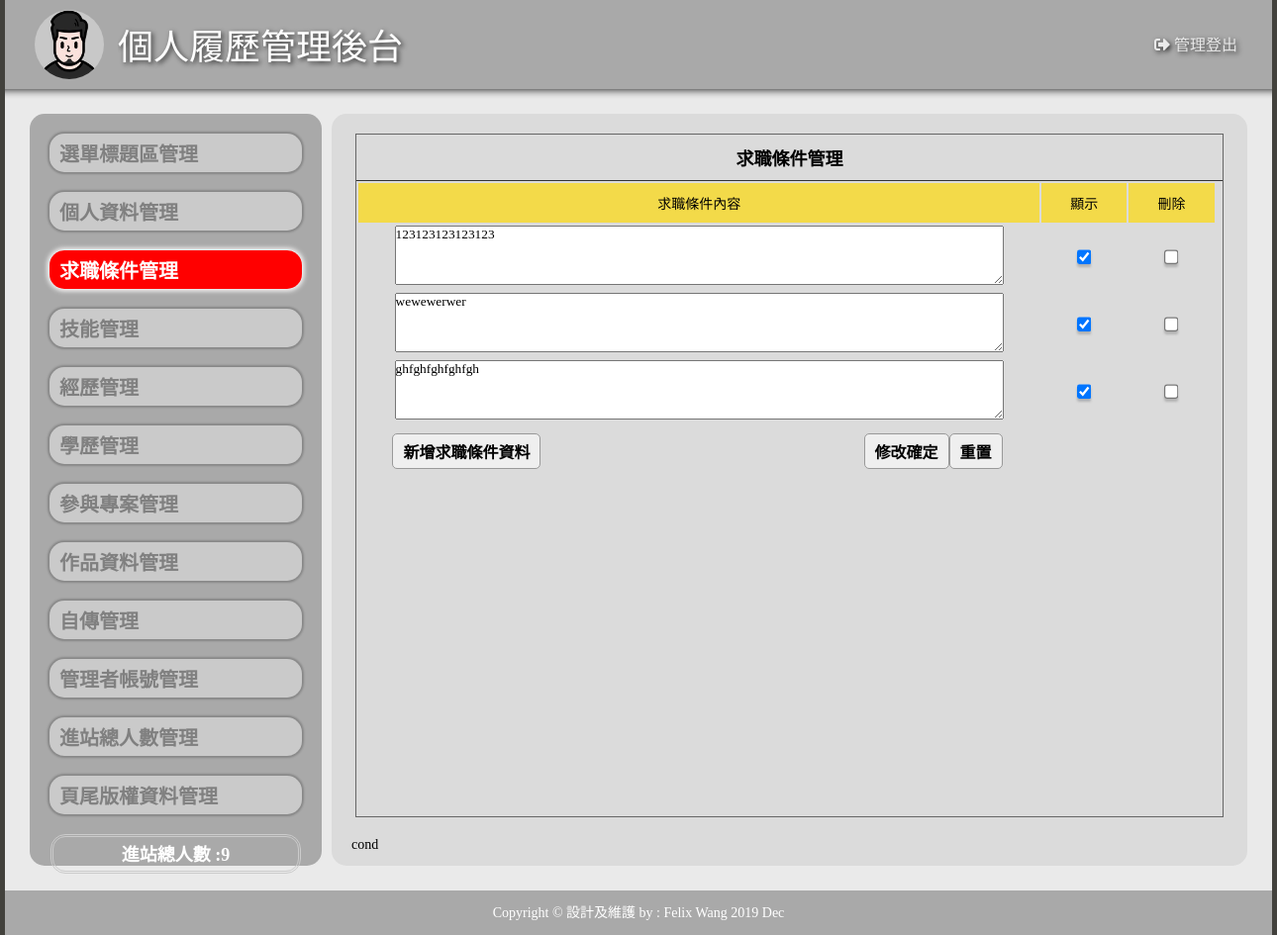
/admin.php?do=cond, run on an earlier commit of the app's database.
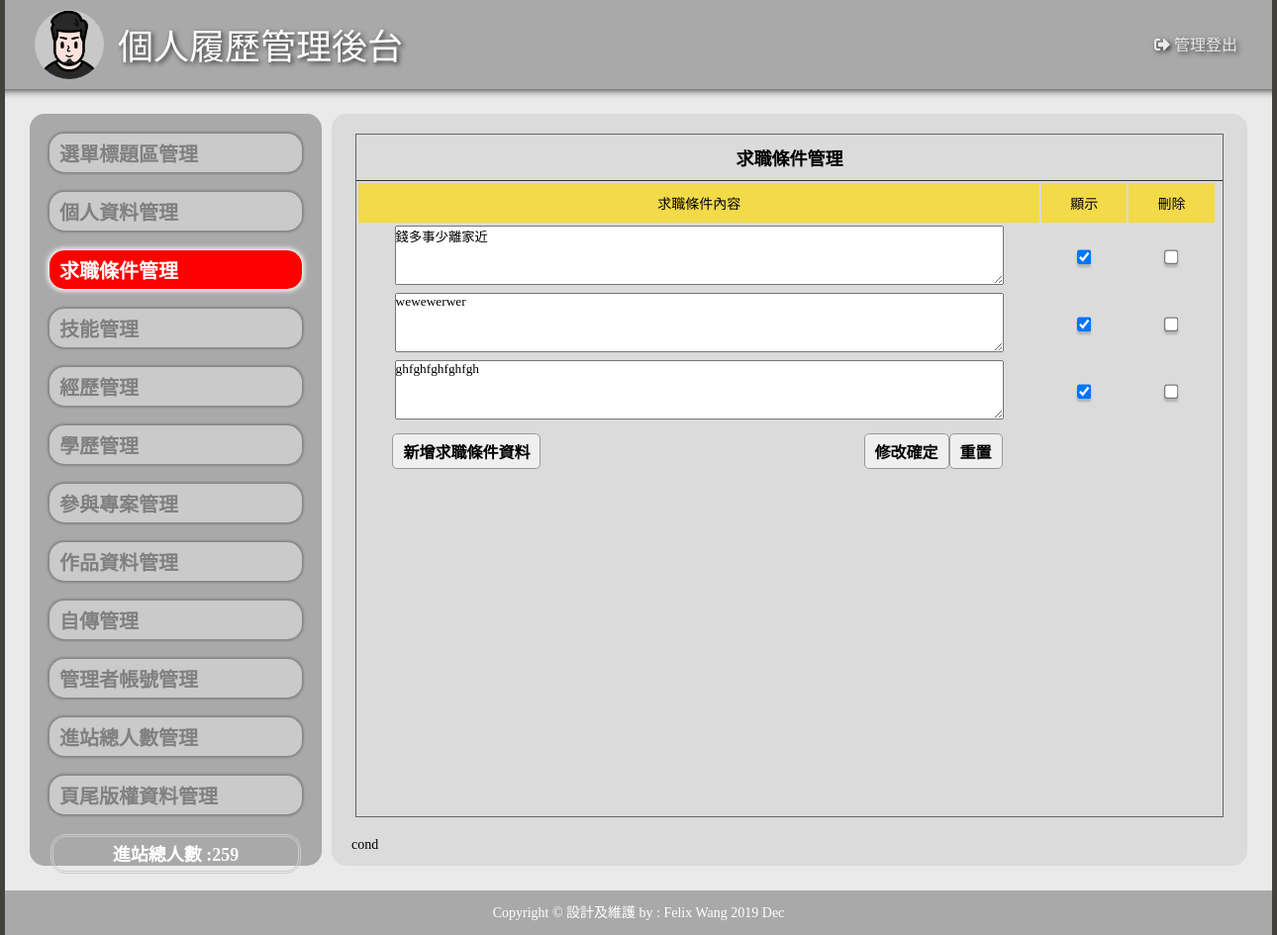
And on a later commit of the database.
### tables this page shows
CREATE TABLE `cond` (
  `id` int(5) UNSIGNED NOT NULL,
  `file` text NOT NULL,
  `text` text NOT NULL,
  `sh` int(1) NOT NULL DEFAULT 1
);

CREATE TABLE `bottom` (
  `id` int(5) UNSIGNED NOT NULL,
  `bottom` text NOT NULL
);

### base.php (called while the page is built, shortened)
<?php
$dsn="mysql:host=localhost;charset=utf8;dbname=resume";
$pdo=new PDO($dsn,"root","");
function find($table,...$arg){
  global $pdo;
  $sql="select * from $table where ";
  if(is_array($arg[0])){
    foreach($arg[0] as $key => $value){
      $tmp[]=sprintf("`%s`='%s'",$key,$value);
    }
    $sql=$sql . implode(" && ",$tmp);
  }else{
    $sql=$sql . " `id`='".$arg[0]."'";
  }
  return $pdo->query($sql)->fetch(PDO::FETCH_ASSOC);
}
function all($table,...$arg){
  global $pdo;
  $sql="select * from $table";
  return $pdo->query($sql)->fetchAll();
}
?>

### admin/cond.php (the view, shortened to what this page needs)
<?php
include_once "./base.php";
 $useTable="cond";
?>
<div class="frame">
  <p class="t cent botli">求職條件管理</p>
  <form method="post" action="./api/edit.php">
    <table width="100%">
      <tbody>
        <tr class="yel">
          <td width="80%">求職條件內容</td>
          <td width="10%">顯示</td>
          <td width="10%">刪除</td>
        </tr>
        <?php
        $rows=all($useTable);
        foreach($rows as $r){
        ?>
        <tr class="cent">
          <td>
            <textarea name="text[]" style="width:90%;height:60px"><?=$r['text'];?></textarea>
          </td>
          <td>
            <input type="checkbox" name="sh[]" value="<?=$r['id'];?>" <?=($r['sh']==1)?"checked":"";?>>
          </td>
          <td>
            <input type="checkbox" name="del[]" value="<?=$r['id'];?>">
          </td>
          <td>
          </td>
        </tr>
        <?php
        }
        ?>
      </tbody>
    </table>
    <table style="margin-top:0px; width:73%; margin-left:32px">
      <tbody>
      <tr class="just3">
          <td >
            <input type="button"
                   onclick="op('#cover','#cvr','./view/<?=$useTable;?>.php?table=<?=$useTable;?>')"
                   value="新增求職條件資料">
          </td>
          <td class="cent"><input type="submit" value="修改確定"><input type="reset" value="重置"></td>
        </tr>
      </tbody>
    </table>
  </form>
</div>

### admin.php (shortened to what this page needs)
<?php
include_once "base.php";
?>
<!DOCTYPE html>
<html lang="en">
<head>
  <link rel="stylesheet" href="assets/css/all.min.css" />
  <link rel="stylesheet" href="./css/style.css" type="text/css">
  <link rel="stylesheet" href="./css/css.css" type="text/css">
</head>
<body>
  <div id="main">
    <div class="top">
      <div class="head" style="text-align:center;width:70px;display:inline-block">
        <a href="index.html"><img src="./img/head.jpg" alt="個人履歷資料網" title="個人履歷資料網"
            style="width:70px;height:70px"></a>
      </div>
      <div style="display:inline-block;text-align: left">
        <svg width="835" height="90">
          <text text-anchor='left' x="0" y="60"
            style="fill:#ffffff; font-size: 36px;text-shadow: 2px 2px 5px #333">個人履歷管理後台</text>
        </svg>
      </div>
      <div class="exit" onclick="document.cookie='user=';location.replace('?')"><i class="fas fa-sign-out-alt"></i> 管理登出</div>
    </div>
    <div class="container">
      <div class="flex">
        <div class="menu">
          <div>
          <a href="?do=title"  id="title">選單標題區管理</a>
          <a href="?do=info" id="info">個人資料管理</a>
          <a href="?do=cond" id="cond">求職條件管理</a>
          <a href="?do=skill" id="skill">技能管理</a>
          <a href="?do=history" id="history">經歷管理</a>
          <a href="?do=school" id="school">學歷管理</a>
          <a href="?do=project" id="project">參與專案管理</a>
          <a href="?do=gallery" id="gallery">作品資料管理</a>
          <a href="?do=doc" id="doc">自傳管理</a>
          <a href="?do=admin" id="admin">管理者帳號管理</a>
          <a href="?do=total" id="total">進站總人數管理</a>
          <a href="?do=bottom" id="bottom">頁尾版權資料管理</a>
          </div>
          <div class="dbor" >
            <span class="t">進站總人數 :<?=$_SESSION['total'];?></span>
          </div>
        </div>
        <div class="content">
        <?php
              $do=(!empty($_GET['do']))?$_GET['do']:"title";
              $path="./admin/" . $do . ".php";
              if(file_exists($path)){
                include $path;
              }else{
                include "./admin/title.php";
              }
              echo $do
        ?>
        </div>
      </div>
    </div>
    <div class="footer">
    <?php include "footer.php";?>
    </div>
  </div>
</body>
</html>

### footer.php
<div >
    <span ><?=find("bottom",1)['bottom'];?></span>
</div>

### css/style.css (style rules this page uses)
* { margin:0; padding:0; box-sizing: border-box; font-family: "Microsoft Jhenghei"; }
body { background: #42413c; z-index: -1; }
#main { width:1280px; height:850px; margin:auto; background: #ffffff; }
.head { width: 70px; height: 70px; margin: 10px 10px 10px 30px; border-radius: 50%; overflow: hidden; }
.top { width:100%; height:90px; background: #a9a9a9; z-index: 8088; }
.container { width: 1280px; display: block; position: relative; }
.flex { display: flex; align-items: stretch; height: 810px; margin: 0px; padding: 25px; background-color: #eaeaea; flex-direction: row; box-shadow:inset 0px 15px 10px -15px #000; }
.menu { flex: 1; font-size:14px; margin-right: 10px; background-color: #a9a9a9; border-radius: 15px; }
.menu a { display: block; margin: 20px 20px; padding: 5px 10px; font-size: 20px; color: #595959; text-decoration: none; font-weight: bold; background: rgb(202, 202, 202); border-radius: 15px; box-shadow: 0px 0px 2px 2px rgba(0,0,0,0.2); text-align: left !important; }
.menu a:link { color: gray; }
.menushow { display: block; margin: 20px 0; padding: 5px 10px; font-size: 20px; color: white !important; text-decoration: none; background: rgb(255, 0, 0) !important; box-shadow: 0px 0px 5px 2px rgb(255, 255, 255) !important; }
.content { padding:20px; font-size:14px; overflow:auto; flex-grow: 3; flex-shrink: 1; flex-basis: 0%; background-color: #dbdbdb; border-radius: 15px; overflow:hidden; }
.footer { width:100%; height:45px; text-align: center; color:white; font-size: 14px; background: #a9a9a9; padding-top:8px; line-height: 30px; }
.frame { width:99%; height:96%; margin:auto; margin-bottom: 20px; overflow:auto; border:#666 1px solid;" border-radius: 10px; position:relative; }
.exit { margin: 0 auto; padding-top:32px; padding-right:35px; display: block; float: right; width: 150px; height: 90px; text-align: right; color: rgb(234, 234, 234); text-shadow: 2px 2px 5px #333; cursor: pointer; transition: all 0.1s; }
input[type=checkbox],input[type=radio] { outline: none; filter: drop-shadow(0px 3px 1px rgb(178, 178, 178)); zoom: 1.2; cursor: pointer; }
table tr { padding-top:0px; }
table td { margin-top:0px; padding:0px 2px; }
.just input, textarea { width:250px; }
.just2 input[type="text"],input[type="date"], textarea { width:250px; }
.just3 { margin:auto; vertical-align: middle; }
.just3 td:nth-child(odd) { width:25% ; text-align: justify; text-justify:distribute-all-lines; text-align-last:justify; }
.just3 td:nth-child(even) { width:75% ; }

### css/css.css (style rules this page uses)
body { padding:0px; margin:0px; }
.dbor { border:rgb(203, 203, 203) double 3px; margin:auto; width:86%; height:40px; line-height:12px; padding:2px; color: white; border-radius:15px; text-align:left !important; }
.t { font-weight:800; display:block; font-size: 18px; text-align:center; padding:10px 1px 10px 1px; }
.botli { border-bottom:#333 1px solid; }
.cent { text-align:center; }
input { border:#999 1px solid; border-radius:5px; background:#EFEFEF; padding:5px 10px; font-weight: 600; font-size: 16px; margin:5px 0; cursor: pointer; outline: none; }
textarea { margin:1px; }
.yel td { background:#F3DA49; text-align:center; height: 20px; padding: 10px; }

What changed in the data, as far as the page shows it:
changed cond: text "123123123123123" → "錢多事少離家近"
Also different on the page:
$_SESSION['total']: "9" → "259"
